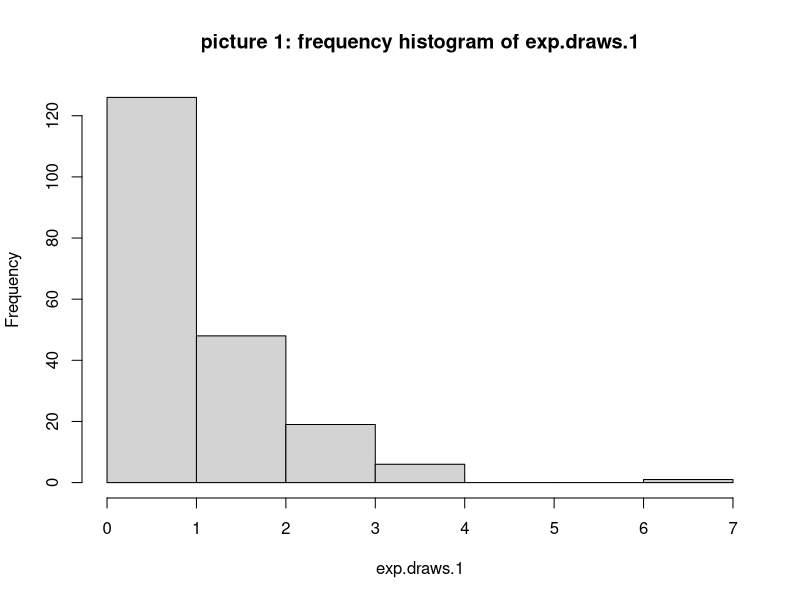
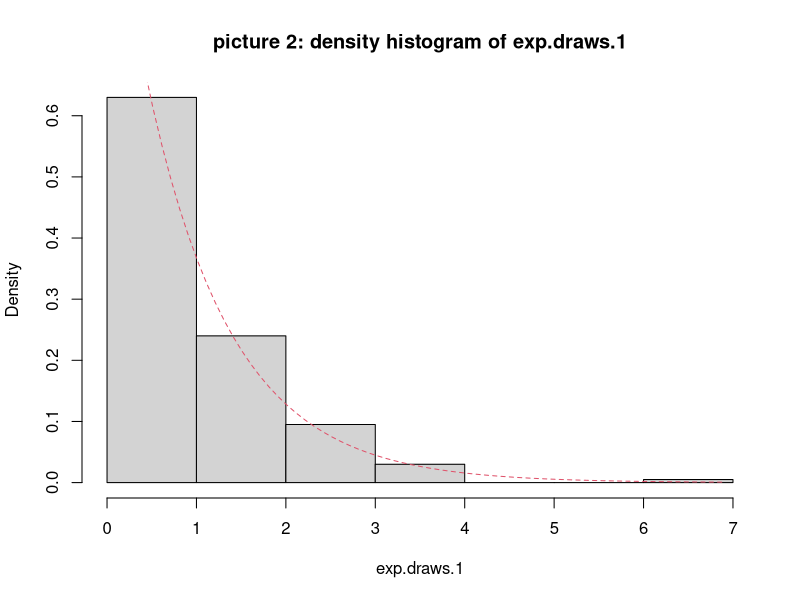
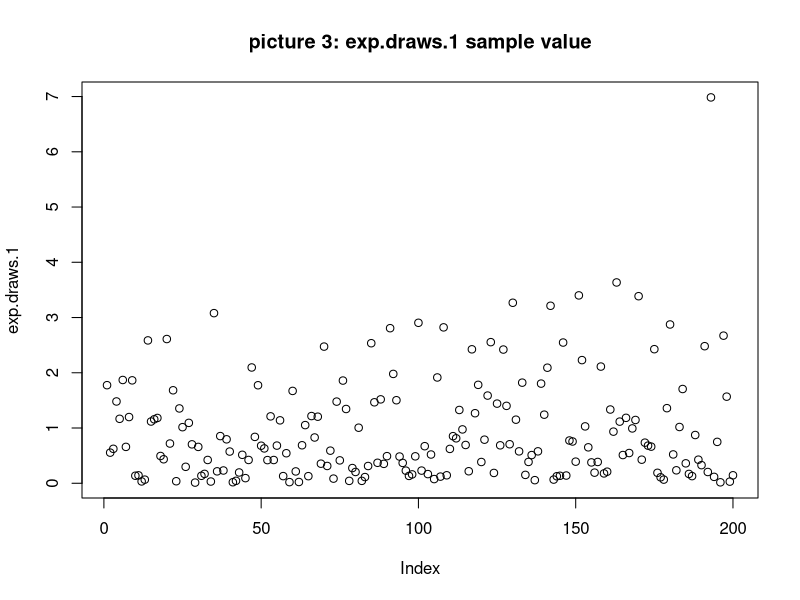
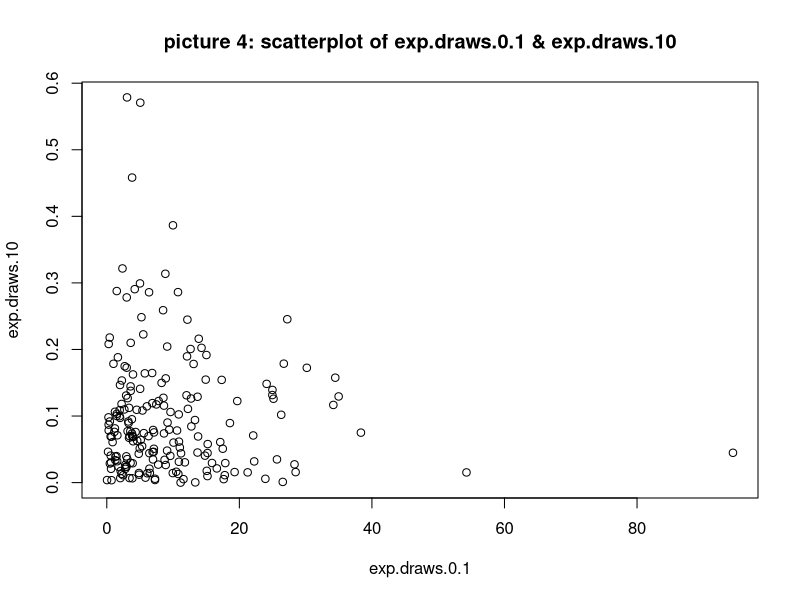
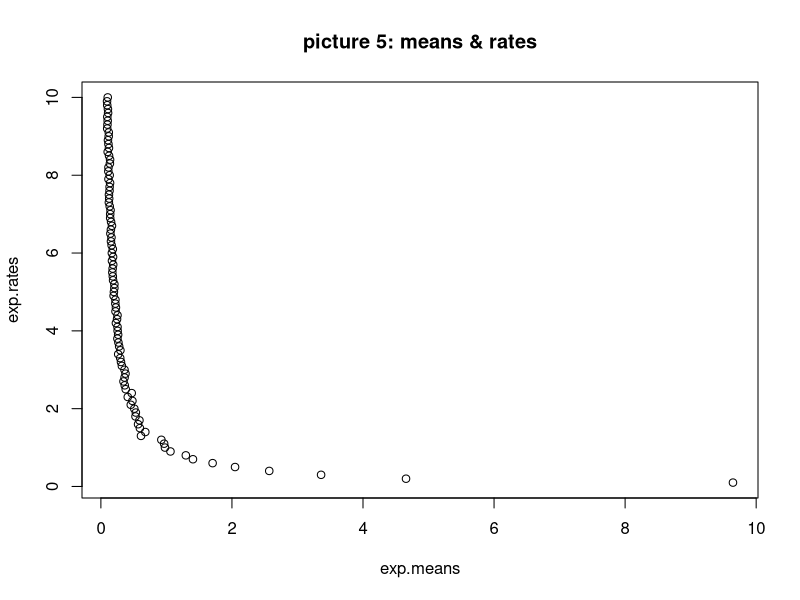
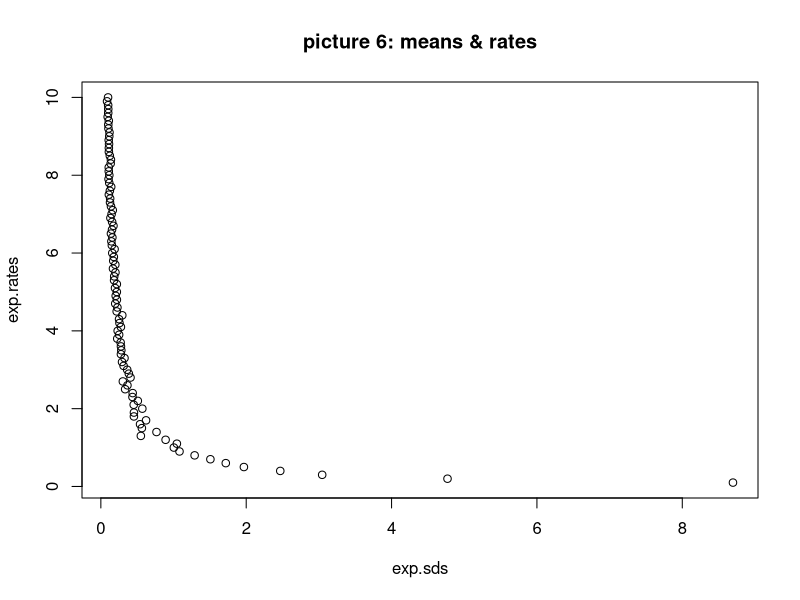
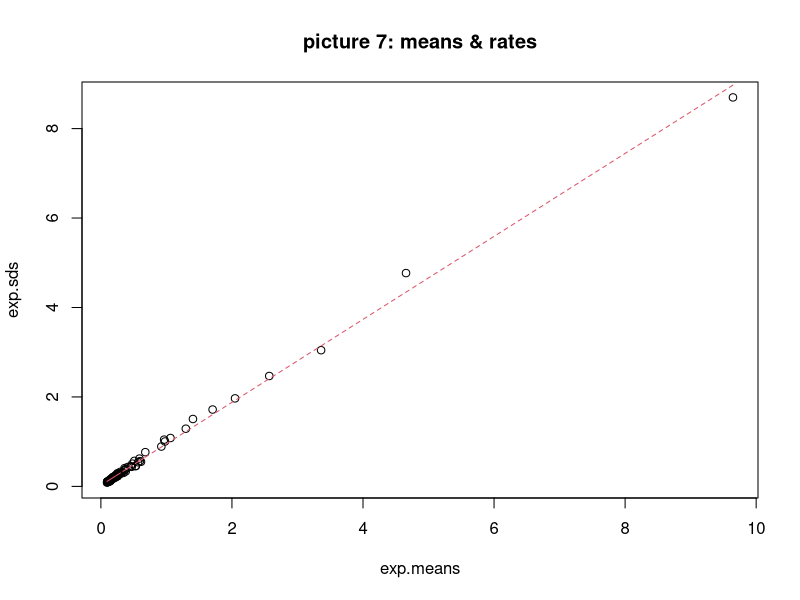
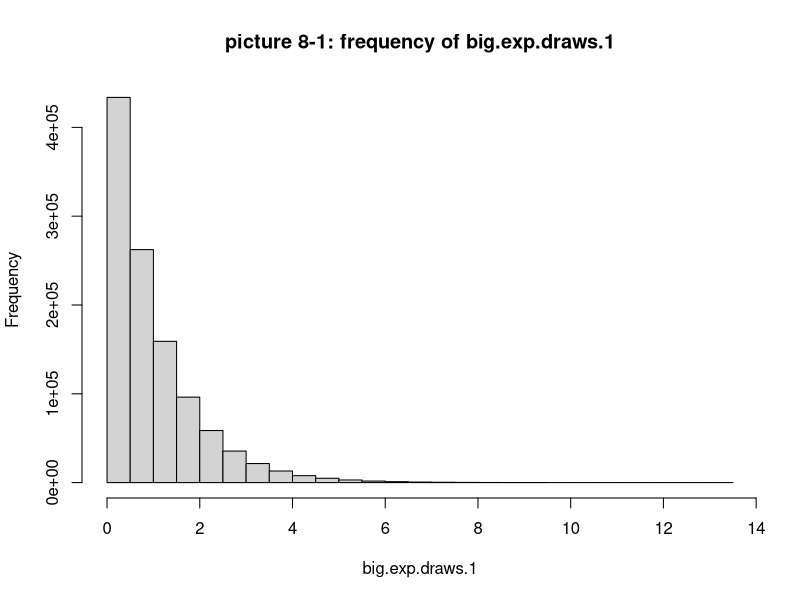

Write R code to recreate these figures, in order. (Note: a time limit stopped this script after it produced the figures.)
## ---- chunk 1
# 200 random values ~ standard exponential distribution.
exp.draws.1 <- rexp(200)
cat("mean value:", mean(exp.draws.1),"\n")
cat("standard deviation value:", sd(exp.draws.1),"\n")
## ---- chunk 2
# 200 random values ~ rate 0.1/0.5/5/10 exponential distribution.
exp.draws.0.1 <- rexp(200, 0.1)
exp.draws.0.5 <- rexp(200, 0.5)
exp.draws.5 <- rexp(200, 5)
exp.draws.10 <- rexp(200, 10)
## ---- chunk 3
# Q_a: frequency histogram of standard exponential distribution.
hist(exp.draws.1, main="picture 1: frequency histogram of exp.draws.1")
# The histogram displays the spread and frequency of these sample data. 
# In the histogram, each bar groups numbers into the value ranges, and taller bars 
# show the count of data  which falls in that range. 

# Add: density histogram and its normal distribution fitting.
hist(exp.draws.1, freq=FALSE, main="picture 2: density histogram of exp.draws.1")
sample_data <- seq(from=min(exp.draws.1), to=max(exp.draws.1), by=0.1)
lines(sample_data, dexp(sample_data, 1/mean(exp.draws.1)), lty=2, col=2)

# Q_b: plot the random values of standard expoinential distribution.
plot(exp.draws.1, main="picture 3: exp.draws.1 sample value")
# The plot displays 200 random points' value. 
# x-axis shows index of the points, and y-axis shows value of each point.

# Q_c: scatterplot of two random value vectors.
plot(exp.draws.0.1, exp.draws.10, main="picture 4: scatterplot of exp.draws.0.1 & exp.draws.10")
# The plot shows the correlation between the expoinential distribution with rate=0.1 and rate=10
## ---- chunk 4
# Create some expoinential distributions and get the scatterplots: 
# means&rates, deviations&rates, means&deviations.
exp.means <- c()
exp.rates <- c()
exp.sds <- c()
for(i in seq(0.1, 10, 0.1)){
  exp.temp <- rexp(200, i)
  exp.rates <- c(exp.rates, i)
  exp.means <- c(exp.means, mean(exp.temp))
  exp.sds <- c(exp.sds, sd(exp.temp))
}
plot(exp.means, exp.rates, main="picture 5: means & rates")
# According to the picture 5, the correlation between means and rates
# is more likely fitting the expoinential distribution.
plot(exp.sds, exp.rates, main="picture 6: means & rates")
# According to the picture 6, the correlation between deviations and rates
# is more likely fitting the expoinential distribution.
plot(exp.means, exp.sds, main="picture 7: means & rates")
y <- lm(exp.sds~exp.means)
lines(exp.means, fitted(y), lty=2, col=2)
# According to the picture 7, the correlation between means and deviations is more 
# likely fitting a line.
## ---- chunk 5
big.exp.draws.1 <- rexp(1.1e06)
big.exp.mean <- mean(big.exp.draws.1)
cat("mean of 5-a:", big.exp.mean, "\n")
big.exp.sd <- sd(big.exp.draws.1)
cat("standard deviation of 5-a:", big.exp.sd, "\n")
## ---- chunk 6
hist(big.exp.draws.1, main = "picture 8-1: frequency of big.exp.draws.1") 
hist(big.exp.draws.1, freq = FALSE, main = "picture 8-2: density of big.exp.draws.1")
sample_data <- seq(from=min(big.exp.draws.1), to=max(big.exp.draws.1), by=0.1)
lines(sample_data, dexp(sample_data, 1/big.exp.mean), lty=2, col=2)
# The histogram match the function 1-e^(-x), 
## ---- chunk 7
exp.temp <- c()
for(i in 1:length(big.exp.draws.1)){
  if(big.exp.draws.1[i] > 1){
    exp.temp <- c(exp.temp, big.exp.draws.1[i])
  }
}
cat("mean of 5-c:", mean(exp.temp), "\n")
## ---- chunk 8
big.exp.draws.1.mat <- matrix(big.exp.draws.1, nrow = 1100, ncol = 1000)
hist(big.exp.draws.1.mat, main="picture 9: histogram of big.exp.draws.1.mat")
# The histogram of the vector and matrix are the same.
# Drawing a histogram is to group data, whether it is a vector or a matrix, it has to
# traverse all the data, so the data storage form does not affect the result.
## ---- chunk 9
cat("mean of 2-e:", mean(big.exp.draws.1.mat[,371]), "\n")
## ---- chunk 10
big.exp.col.means <- c()
for(i in 1:1000){
  big.exp.col.means <- c(big.exp.col.means, mean(big.exp.draws.1.mat[,i]))
}
hist(big.exp.col.means, main = "picture 10: histogram of big.exp.col.means")
# Each column is a set of random numbers with a sample size of 1100 and subject to the
# standard exponential distribution. The mean of each group is approximately 1. 
# Due to the randomness of the data, the mean has an error obeying the normal distribution.
# Thus, in the histogram, the value of frequency of the means of each col more likely obey 
# normal distribution instead of standard exponential distribution (like the histogram in 5-b).
## ---- chunk 11
big.exp.draws.square <- big.exp.draws.1^2
big.exp.square.mean <- mean(big.exp.draws.square)
cat("mean of 5-g:", big.exp.square.mean, "\n")
big.exp.var.sqrt <- sqrt(abs(big.exp.square.mean - big.exp.mean^2))
all.equal(big.exp.var.sqrt, big.exp.sd)
# The variance is equal to the mean of square value minus the square of the mean.
# Var = E[(X-m)^2] = E(X^2 - 2*X*m + m^2) = E(X^2) - 2m^2 + m^2 = E(X^2) - m^2
# sd(X) = sqrt(Var)
# sd(X) = E(X^2) - m^2
# According to the result, the difference between the two value is very little.
